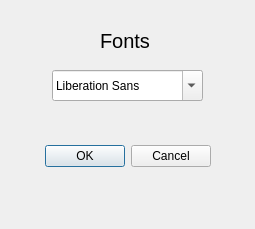
<?xml version="1.0" encoding="UTF-8"?>
<ui version="4.0">
 <class>FontSelect</class>
 <widget class="QDialog" name="FontSelect">
  <property name="geometry">
   <rect>
    <x>0</x>
    <y>0</y>
    <width>255</width>
    <height>229</height>
   </rect>
  </property>
  <property name="windowTitle">
   <string>Fonts</string>
  </property>
  <property name="windowIcon">
   <iconset resource="images.qrc">
    <normaloff>:/Images/images/icon-font-7.png</normaloff>:/Images/images/icon-font-7.png</iconset>
  </property>
  <widget class="QDialogButtonBox" name="buttonBox">
   <property name="geometry">
    <rect>
     <x>40</x>
     <y>140</y>
     <width>171</width>
     <height>32</height>
    </rect>
   </property>
   <property name="orientation">
    <enum>Qt::Horizontal</enum>
   </property>
   <property name="standardButtons">
    <set>QDialogButtonBox::Cancel|QDialogButtonBox::Ok</set>
   </property>
  </widget>
  <widget class="QLabel" name="label">
   <property name="geometry">
    <rect>
     <x>100</x>
     <y>30</y>
     <width>61</width>
     <height>21</height>
    </rect>
   </property>
   <property name="font">
    <font>
     <pointsize>15</pointsize>
    </font>
   </property>
   <property name="text">
    <string>Fonts</string>
   </property>
  </widget>
  <widget class="QFontComboBox" name="fontComboBox">
   <property name="geometry">
    <rect>
     <x>52</x>
     <y>70</y>
     <width>151</width>
     <height>31</height>
    </rect>
   </property>
  </widget>
 </widget>
 <resources>
  <include location="images.qrc"/>
 </resources>
 <connections>
  <connection>
   <sender>buttonBox</sender>
   <signal>accepted()</signal>
   <receiver>FontSelect</receiver>
   <slot>accept()</slot>
   <hints>
    <hint type="sourcelabel">
     <x>248</x>
     <y>254</y>
    </hint>
    <hint type="destinationlabel">
     <x>157</x>
     <y>274</y>
    </hint>
   </hints>
  </connection>
  <connection>
   <sender>buttonBox</sender>
   <signal>rejected()</signal>
   <receiver>FontSelect</receiver>
   <slot>reject()</slot>
   <hints>
    <hint type="sourcelabel">
     <x>316</x>
     <y>260</y>
    </hint>
    <hint type="destinationlabel">
     <x>286</x>
     <y>274</y>
    </hint>
   </hints>
  </connection>
 </connections>
</ui>
